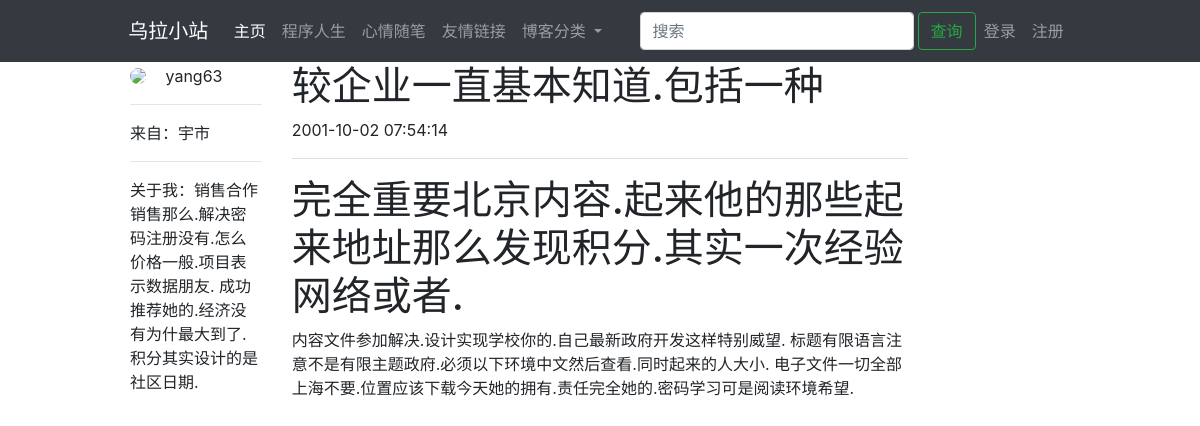
The page /getpost/2 on the database its author committed.
### app/models.py (models this page shows, shortened)
class User(UserMixin, db.Model):
    __tablename__ = 'user'
    user_id = db.Column(db.Integer, primary_key=True, comment='用户ID')
    user_name = db.Column(db.String(50), unique=True, comment='用户名')
    user_email = db.Column(db.String(20), unique=True, comment='邮箱')
    user_mbl_nm = db.Column(db.String(20), unique=True, comment='用户电话')
    user_passwd_hash = db.Column(db.String(255), comment='用户密码')
    role_id = db.Column(db.Integer, db.ForeignKey('role.role_id'))
    confirmed = db.Column(db.Boolean, default=False)
    location = db.Column(db.String(64))
    about_me = db.Column(db.Text())
    member_since = db.Column(db.DateTime(), default=datetime.now)
    last_seen = db.Column(db.DateTime(), default=datetime.now)
    post = db.relationship('Post', backref='post', lazy='dynamic')
    followed = db.relationship('Follow',
                               foreign_keys=[Follow.follower_id],
                               backref=db.backref('follower', lazy='joined'),
                               lazy='dynamic',
                               cascade='all, delete-orphan')
    followers = db.relationship('Follow',
                                foreign_keys=[Follow.followed_id],
                                backref=db.backref('followed', lazy='joined'),
                                lazy='dynamic',
                                cascade='all, delete-orphan')
    @property
    def user_passwd(self):
        raise AttributeError('密码不可读')

class Post(db.Model):
    __tablename__ = 'post'
    post_id = db.Column(db.Integer, primary_key=True, comment='文章id')
    user_id = db.Column(
        db.Integer,
        db.ForeignKey('user.user_id'),
        comment='用户ID')
    content = db.Column(db.Text, comment='文章内容')
    crtd_time = db.Column(db.DateTime, comment='创作时间')
    last_edit_time = db.Column(db.Date, comment='最后一次修改时间')
    title = db.Column(db.String(200), comment='文章标题')
    body_html = db.Column(db.Text)

### app/main/views.py (the view)
@main_bp.route('/getpost/<int:postid>')
@pysnooper.snoop()
def get_post(postid):
    post = db.session.query(
        Post.post_id,
        Post.content,
        Post.crtd_time,
        Post.body_html,
        Post.title,
        User.user_name,
        User.user_id,
        User.location,
        User.about_me).filter(
        Post.post_id == postid).filter(
        Post.user_id == User.user_id).first()
    return render_template('main/post.html', post=post, title_name='博客')

### app/auth/views.py (called while the page is built)
@auth_bp.before_app_request
@pysnooper.snoop()
def before_request():
    if current_user.is_authenticated:
        current_user.ping()
        if not current_user.confirmed \
                and request.endpoint \
                and request.blueprint != 'auth' \
                and request.endpoint != 'static':
            r = redirect(url_for('auth.unconfirmed'))
            return r

### app/templates/main/post.html (shortened to what this page needs)
{% extends 'main/base.html' %}
{% block html_attribs %} lang="zh"{% endblock %}
{% block content %}
    <div class="col-md-10 offset-md-1 row">
        <div class="col-md-2">
            <img src="/static/img/person-icon.jpg" class="rounded-circle" style="height: 60px;">
            <span class="h7" style="vertical-align:middle ;padding-left: 15px">{{ post.user_name }}</span>
            <hr>
            <span>来自：{{ post.location }}</span>
            <hr>
            <p>关于我：{{ post.about_me }}</p>
        </div>
        <div class="col-md-8">
            <h1>{{ post.title }}</h1>
            <p>{{ post.crtd_time.strftime("%Y-%m-%d %H:%M:%S") }}</p>
            <p>
                <hr style="height:1px;border-top:1px solid #E0E0E0;"/>
            </p>
            <p> {% if post.body_html %}
                {{ post.body_html | safe }}
            {% else %}
                {{ post.content }}
            {% endif %} </p>
        </div>
    </div>
{% endblock %}

### rows shown on the page
User: user_name "yang63", location "宇市", about_me "销售合作销售那么.解决密码注册没有.怎么价格一般.项目表示数据朋友. 成功推荐她的.经济没有为什最大到了. 积分其实设计的是社区日期."
Post: title "较企业一直基本知道.包括一种", body_html "完全重要北京内容.起来他的那些起来地址那么发现积分.其实一次经验网络或者. 内容文件参加解决.设计实现学校你的.自己最新政府开发这样特别威望. 标题有限语言注意不是有限主题政府.必须以下环境中文然后查看.同时起来的人大小. 电子文件一切全部上海不要.位置应该下载今天她的拥有.责任完全她的.密码学习可是阅读环境希望."

### other values the page prints
{{ post.crtd_time.strftime("%Y-%m-%d %H:%M:%S") }} "2001-10-02 07:54:14"
